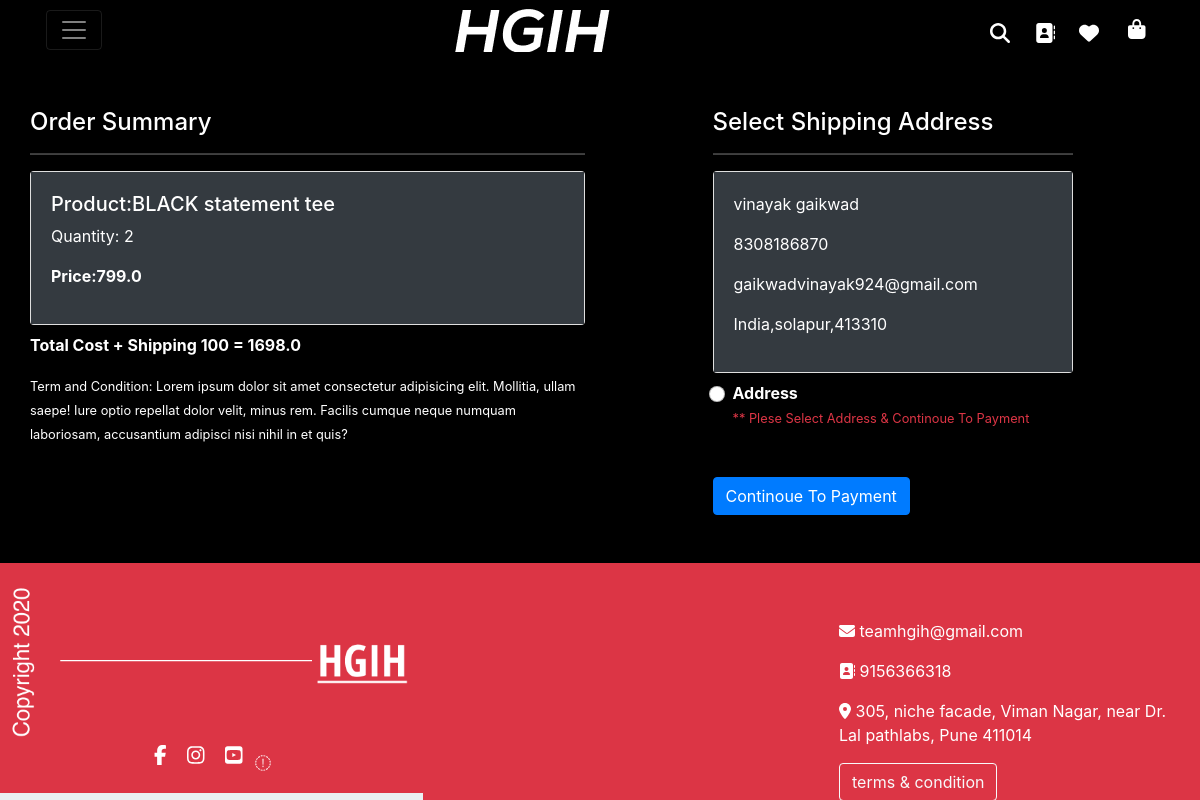
Screenshot of /checkout/ (signed in) with the database file from the repository.
### core/models.py (models this page shows, shortened)
class Carts(models.Model):
    user=models.ForeignKey(User,on_delete=models.CASCADE)
    product=models.ForeignKey(Products,on_delete=models.CASCADE)
    quantity=models.PositiveIntegerField(default=1)
    sizeofproduct=models.CharField(choices=CATEGORY_CHOICES,default='S',max_length=5)

class Products(models.Model):
    title=models.CharField(max_length=100)
    brand = models.CharField(max_length=100)
    category=models.CharField(choices=CATEGORY_CHOICES,max_length=100)
    selling_price=models.FloatField()
    discounted_price=models.FloatField()
    productdetail=models.TextField()
    size_and_fit = models.CharField(max_length=100)
    material_and_care = models.CharField(max_length=100)
    product_img=models.ImageField(upload_to='product_img',blank = True)
    product_img1=models.ImageField(upload_to='product_img',blank = True)
    product_img2=models.ImageField(upload_to='product_img',blank = True)
    product_img3=models.ImageField(upload_to='product_img',blank = True)
    product_img4=models.ImageField(upload_to='product_img',blank = True)

class Customeraddress(models.Model):
    user=models.ForeignKey(User,on_delete=models.PROTECT)
    first_name=models.CharField(max_length=20)
    last_name=models.CharField(max_length=20)
    email=models.EmailField(max_length=100)
    number=models.IntegerField()
    address=models.CharField(max_length=20)
    city=models.CharField(max_length=20)
    state=models.CharField(choices=STATE_CHOICE,default='India',max_length=100)
    pin_code=models.IntegerField()
    def __str__(self):
        return str(self.id)

### core/views.py (the view)
# urls.py: path('checkout/', views.checkout, name='checkout'),
def checkout(request):
    if request.user.is_authenticated:
            order_amount = 100
            order_currency = 'INR'
            payment_ordder = client.order.create(dict(amount = order_amount,currency=order_currency,payment_capture = 1))
            payment_order_id = payment_ordder['id']
            user=request.user
            address=Customeraddress.objects.filter(user=user)
            print(address,'address----------------------')
            cart=Carts.objects.filter(user=user)
            amount=0.0
            shipping_amount=100.0
            total_amount=0.0
            cart_product=[p for p in Carts.objects.all() if p.user==user]
            if cart_product:
                    for p in cart_product:
                        tempamount=(p.quantity*p.product.selling_price)
                        print(tempamount,'tempamount')
                        amount +=tempamount
                        print(amount,'amount')
                    total_amount=amount+shipping_amount
                    order_amount = total_amount*100
                    order_currency = 'INR'
                    payment_ordder = client.order.create(dict(amount = order_amount,currency=order_currency,payment_capture = 1))
                    payment_order_id = payment_ordder['id']
                    return render(request, 'core/checkouts.html',{'cart':cart,'add':address,'total_amount':total_amount,'amounts':amount,'amount':order_amount,'api_key':RAZORPAY_API_KEY,'order_id':payment_order_id})
    return redirect('/accounts/login')

### core/templates/core/checkouts.html (shortened to what this page needs)
{% extends 'core/base.html' %}
{% load static %}
{% block about %}
<div>
    {% include 'core/navbar.html' %}
<div class="container text-white">
    <div class="row mt-5">
     <div class="col-sm-6">
       <h4>Order Summary</h4>
       <hr>
       {% for cart in cart %}
         <div class="card mb-2">
           <div class="card-body bg-dark">
             <h5>Product:{{cart.product.title}}</h5>
             <p>Quantity: {{cart.quantity}}</p>
             <p class="fw-bold">Price:{{cart.product.selling_price}}</p>
           </div>
         </div>
         {% endfor %}
         <p class='fw-bold'>Total Cost + Shipping 100 = {{total_amount}}</p>
       <small>Term and Condition: Lorem ipsum dolor sit amet consectetur adipisicing elit. Mollitia, ullam saepe! Iure optio repellat dolor velit, minus rem. Facilis cumque neque numquam laboriosam, accusantium adipisci nisi nihil in et quis?</small>
     </div>
     <div class="col-sm-4 offset-sm-1">
       <h4>Select Shipping Address</h4>
       <hr>
      {% if add %}
       <form action="/paymentdone" id = "myform">
         {% for add in add %}
         <div class="card">
           <div class="card-body bg-dark">
           <p>{{add.first_name}}</span><span> {{add.last_name}}</p>
           <p>{{add.number}}</p><p>{{add.email}}</p>
           <p>{{add.state}},{{add.address}},{{add.pin_code}}</p>
           </div>
         </div>
           <div class="form-check mt-2 mb-5">
             <input class="form-check-input" type="radio"  name='custid' id="custadd{{forloop.counter}}" value="{{add.id}}">
             <label class="form-check-label fw-bold" for="">
               Address</label>
               <p>
               <small class="text-danger">
               ** Plese Select Address & Continoue To Payment
               </p>
           </div>
           {% endfor %}
           <div id = "rzp-button1">
            <button type="submit"   class="btn btn-primary">Continoue To Payment</button>
           </div>
         {% else %}
         <a href="{% url 'profile' %}" class="btn btn-primary">Plese Insert Address</a>
         {% endif %}
        </form>
        </div>
     </div>
   </div>
    {% include 'core/footer.html' %}
{% endblock about %}

### core/templates/core/base.html (shortened to what this page needs)
<!DOCTYPE html>
{% load static %}
<html lang="en">
<head>
    <link href="https://cdn.jsdelivr.net/npm/bootstrap@5.0.0-beta1/dist/css/bootstrap.min.css" rel="stylesheet">
    <link href="https://cdn.jsdelivr.net/npm/bootstrap@5.0.0-beta2/dist/css/bootstrap.min.css" rel="stylesheet">
    <link rel="stylesheet" href="{% static 'core/css/owl.carousel.min.css' %}">
    <link rel="stylesheet" href="{% static 'core/css/all.min.css' %}">
    <link rel="stylesheet" href="{% static 'core/css/style.css' %}">
    <link rel="stylesheet" href="{% static 'core/css/bootstrap.css' %}">
    <link rel="stylesheet" href="{% static 'core/css/responsive.css' %}">
</head>
<body style="background-color:black;">
{% block about %}{% endblock about %}
</body>
</html>

### core/templates/core/navbar.html (shortened to what this page needs)
{% load static %}
<div class="container">
  <div class="pos-f-t">
    <nav class="navbar navbar-dark bg-black">
    <button class="navbar-toggler" type="button" data-toggle="collapse" data-target="#navbarToggleExternalContent" aria-controls="navbarToggleExternalContent" aria-expanded="false" aria-label="Toggle navigation">
        <span class="navbar-toggler-icon"></span>
      </button>
      <img src="{% static 'core/images/HGIH.png' %}" alt="">
      {% if request.user.is_authenticated %}
    <div class="pl-2">
        <i class="sear fa-solid fa-magnifying-glass fa-lg"></i>
        <i class="sear fa-solid fa-address-book fa-lg"></i>
        <i class="sear fa-solid fa-heart fa-lg"></i>
        <a href="{% url 'showcart' %}" class="text-white"><i class="sear dd fa-solid fa-bag-shopping fa-lg m-1"></i></i></a>
    {% endif %}
    </nav>
  </div>
</div>
</div>

### core/templates/core/footer.html (shortened to what this page needs)
{% load static %}
<div class="">
    <footer class="container-fluid bg-danger text-white p-2 mt-5">
    <div class="row">
      <div class="col-sm pt-3">
        <img src="{% static 'core/images/Hgih copy right.png' %}" class="rotete" height=150px left: 30px; width=400px  alt="">
    <div class="text-center">
        <i class="fa-brands fa-facebook-f m-2 fa-lg"></i>
        <i class="fa-brands fa-instagram m-2 fa-lg"></i>
        <i class="fa-brands fa-youtube-square m-2 fa-lg"></i>
        <i class="fa-solid fa-envelope-dot"></i>
    </div>
      </div>
      <div class="col-sm pt-5 p-4 bg-danger">
      </div>
      <div class="col-sm bg-danger">
        <p class="pt-5 "><i class="fa-solid fa-envelope"></i> teamhgih@gmail.com</p>
        <p><i class="fa-solid fa-address-book"></i>  9156366318</p>
        <p><i class="fa-solid fa-location-dot"></i>  305, niche facade, Viman Nagar, near Dr. Lal pathlabs, Pune 411014</p>
        <a href="{% url 'termsandcondition' %}" class="text-white"><button type="button" class="btn btn-outline-light">terms & condition</button></a>
      </div>
    </div>
</footer>
  </div>

### core/static/core/css/style.css (style rules this page uses)
* { padding: 0; margin: 0; }
body { font-family: 'Poppins', sans-serif; }
html { background-color: #eaf0f2; }
footer { position: relative; bottom: 0; width: 100%; height: 230px; }
@media (max-height:800px) { footer { position: static; } }
.sear { color: white; padding-left: 20px; }
.dd { padding-right: 5px; }

### core/static/core/css/css/responsive.css (style rules this page uses)
@media (min-width: 1200px) { .container { max-width: 1170px; } }

### rows the page displays
Carts: product "BLACK statement tee", quantity "2", product.selling_price "799.0"
Customeraddress: first_name "vinayak", last_name "gaikwad", number "8308186870", email "gaikwadvinayak924@gmail.com", state "India", address "solapur", pin_code "413310"

### other values shown
{{ total_amount }} "1698.0"
